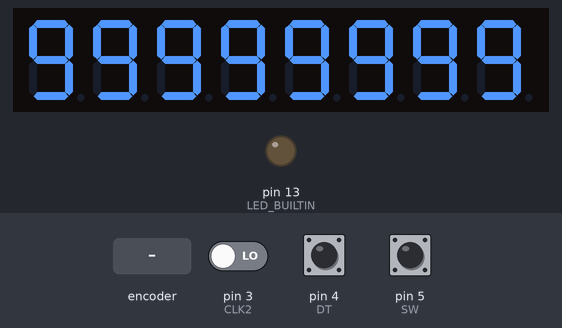
The sketch below on a simulated Arduino Uno, built with avr-gcc and run on an emulated ATmega328P. On the bench: 8-digit seven-segment display, output pins drawn as LEDs (lit = HIGH). Wiring (inferred from the names in the program): TM1638 display and keys: STB pin 12; clock pin 11; DIO pin 10. Inputs (shaded band) come from the test bench; at power-on: pin 5 (SW) HIGH, pin 3 (CLK2) LOW, pin 4 (DT) HIGH. Pins used as bus, display or sensor lines are not drawn.

Above: at 1.2 s.
1.3 s: pin 5 (SW) pulled LOW for 0.15 s
At 3.4 s:
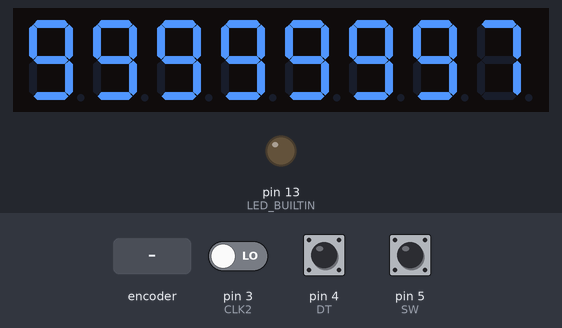
4.4 s: rotary encoder on pin 3 (CLK2) / pin 4 (DT) turned 1 step (first pin leading)
At 4.6 s:
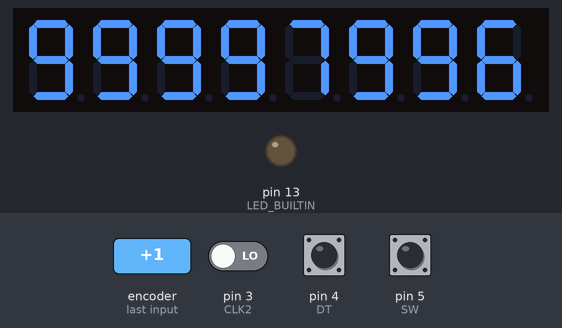
7.7 s: rotary encoder on pin 3 (CLK2) / pin 4 (DT) turned 1 step (first pin leading)
At 7.92 s:
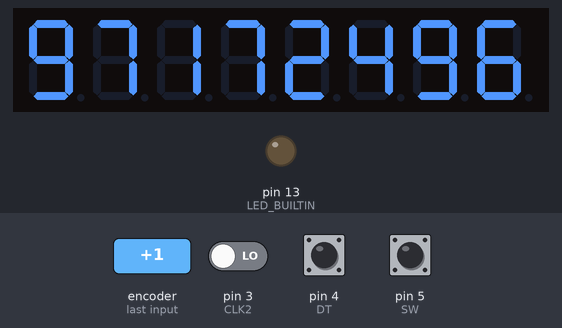
Timing chart, 0 to 10.4 s (numbered marks = the images above; inputs shaded):
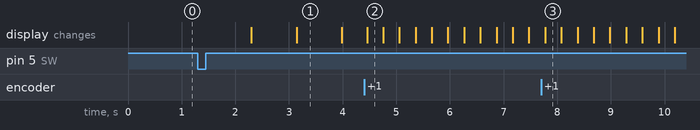

The sketch:

TM1638_v1.ino
```cpp
const uint8_t COUNT=8;
const uint32_t CODE=99999999;
/*
 * ARDUINO ----------- TM1638
 * GND     ----------- GND
 * 3.3V    ----------- VCC
 * 12      ----------- STB
 * 11      ----------- CLK
 * 10      ----------- DIO
 *
 * ARDUINO ----------- ENCODER
 * GND     ----------- GND
 * 5V      ----------- +
 * 3       ----------- CLK
 * 4       ----------- DT
 * 5       ----------- SW
 */
const uint8_t DIO=10;
const uint8_t CLK1=11;
const uint8_t STB=12; //do TM1368

const uint8_t CLK2=3;
const uint8_t DT=4;
const uint8_t SW=5; //do encodera

//TRYBY PRACY
const uint8_t M_null=0; //nic
const uint8_t M_select=1; //wybór segmentu
const uint8_t M_set=2; //edycja segmantu
const uint8_t M_count=3; //odliczanie
const uint8_t M_end=4; //koniec odliczania
uint8_t MODE=M_null; //tryb

//STEROWANIE
const uint8_t S_null=0; //nic
const uint8_t S_right=1; //obrót w prawo
const uint8_t S_left=2; //obrót w lewo
const uint8_t S_long=3; //długie naciśnięcie
const uint8_t S_short=4; //krótkie naciśnięcie
uint8_t STEER=0; //sterowanie

const uint16_t TH_long=250; //próg długiego naciśnięcia
const uint16_t TH_flash=100; //próg migania

uint8_t lSegment=0; //edytowany/wybrany segment (numeracja o PRAWEJ DO LEWEJ)
//uint8_t tSegment[8]={0,0,0,0,0,0,0,0}; //wartości na segmentach (numeracja o PRAWEJ DO LEWEJ)
uint32_t lTime=0;
/*
 * potrzebne są wartości progów, przy których wartość czasu zostanie zmniejszona o 1
 *
 * wg specyfikacji program ma dawać możliwość ustawienia szybkości odliczania i mają istnieć 2 skrajne stany
 * nie jest napisane, że szybkość ma być nastawiana w sposób ciągły, dlatego można wybrać arbitralną liczbę wartości szybkości
 *
 * szybkość przyrastania licznika countdown istotnie zależy od długości pętli loop() i od COUNT
 *
 * dlatego (moim zdaniem) zamiast pisać funkcję, która obliczy potrzebne wartości, uwzględniając powyższą uwagę
 * lepiej stworzyć tabelę z gotowymi wartościami zależnymi od COUNT i lSpeed
 * (w sensie matematycznym ta tabela też jest funkcją xD)
 *
 * ^ TH_countdown
 * |
 * *1[s]
 * |   .
 * |        .
 * |             .
 * |                   .
 * |                        .
 * |                             .
 * |                                  *60[s]/(10^COUNT - 1)
 * +----+----+----+----+----+----+----+-----> lSpeed
 * 0    1    2    3    4    5    6    7
 */
uint8_t lSpeed=0;
const uint8_t Speed_max=2;
const uint8_t Speed_min=0;

/*
 * dodatnia wartość oznacza próg, przy którym czas zostanie pomniejszony o 1
 * dla dużych COUNT nawet próg=1 nie zapewniał, że licznik przejdzie od 999...9 -> 0 w 60sek
 * dlatego wtedy z każdym wykonaniem loop() kilka razy wykonywana jest pętla countDown()
 * wartość ujemna -n oznacza, że countDown() ma być wykonane n razy w ciągu loop() (próg=1)
 *
 * t = czas wykonywania jednej pętli loop():
 * t * SEK1 = 1s
 *
 * dojście z wartości maksymalnej do 0 w 60s:
 * (1e(COUNT)-1) * t * K = 60s
 * K=60s / t*(1e(COUNT)-1)
 *
 *
 */

#define SEK1 356
const int16_t TH_count[8][Speed_max-Speed_min+1]={
  2372,1000, SEK1,    //COUNT=1, COUNT-1=0
  SEK1,300, 216,    //COUNT=2, COUNT-1=1
  SEK1,150, 21,
  SEK1,50,  2,
  SEK1,40,  -5,
  SEK1,10,  -55,
  SEK1,-100, -550,
  SEK1,-2000, -5500
};
#undef SEK1
/*
uint32_t E(uint8_t n){
  uint32_t ret=1;
  for(int i=0; i<n; i++) ret*=10;
  return ret;
}
 */
uint32_t E[9]={
  1,
  10,
  100,
  1000,
  10000,
  100000,
  1000000,
  10000000,
  100000000};

//cyfry zapisane kodem abcdefg[dp]
const uint8_t DIGITS[11]={0b11111100, 0b01100000, 0b11011010, 0b11110010, 0b01100110, 0b10110110, 0b10111110, 0b11100000, 0b11111110, 0b11110110, 0b00000000};

uint16_t i=0, j=0;
uint16_t pulseLen=0, flashLen=0, countLen=0;//liczniki: długości naciśnięcia, migania, odliczania

bool flash=false; //miganie segmentami, true=swiecenie, false=wygaszenie
bool n = LOW; //CLK2
bool m = HIGH; //SW
bool n_last = LOW;
bool m_last = HIGH;

//adresy wyświetlaczy
const uint8_t addresses[8]={0xce, 0xcc, 0xca, 0xc8, 0xc6, 0xc4, 0xc2, 0xc0};
uint8_t digit(uint8_t n){
  //jaka cyfra na wyswietlaczu (numeracja OD PRAWEJ DO LEWEJ)
  if (n>=COUNT) return 10;
  else return (lTime%E[n+1])/E[n];
}
void writeOut(){

  digitalWrite(STB, LOW);
  shiftOut(DIO, CLK1, LSBFIRST, 0x44);// set single address
  digitalWrite(STB, HIGH);
  /*
   * można dać pętlę for(i=0; i<COUNT; i++), ale wtedy czas wykonywania się zależy od COUNT -> miganie i liczenie odbywa się z różną częstotliwościa
   * aby to ominąć wymuszamy jednakowy czas wykonywania pętli
   */
  for(int i=0; i<8;i++){
    digitalWrite(STB, LOW);
    shiftOut(DIO, CLK1, LSBFIRST, addresses[i]);
    /*
     * JEŻELI
     * flash==1 -> zmienna do migania
     * ORAZ
     * w tym trybie miganie jest
     * ORAZ
     *    odliczanie się skończyło
     *    LUB
     *    wybrany segment jest edytowany
     * TO
     * wygaś dany 7seg
     *
     */
    if((((MODE==M_set || MODE==M_select) && i==lSegment) || MODE==M_end) && flash) shiftOut(DIO, CLK1, MSBFIRST, DIGITS[10]);

    else shiftOut(DIO, CLK1, MSBFIRST, DIGITS[digit(i)]);

    digitalWrite(STB, HIGH);//koniec przesyłania komendy
  }
}
void setup() {
  //Serial.begin(9600);
  pinMode(LED_BUILTIN, OUTPUT);
  pinMode(CLK1, OUTPUT);
  pinMode(STB, OUTPUT);
  pinMode(DIO, OUTPUT); //ustaw piny TM1638 jako wyjścia
  pinMode(CLK2, INPUT);
  pinMode(DT, INPUT);
  pinMode(SW, INPUT); //ustaw piny encodera jako wejścia

  digitalWrite(STB, LOW);
  shiftOut(DIO, CLK1, LSBFIRST, 0x8f);// activate and set brightness to max
  digitalWrite(STB, HIGH);

  digitalWrite(STB, LOW);
  shiftOut(DIO, CLK1, LSBFIRST, 0x40);// set auto increment mode
  digitalWrite(STB, HIGH);
  /*
  for(i=0; i<COUNT; i++) tSegment[i]=0;
  for(i=COUNT; i<8; i++) tSegment[i]=10;
  */
  lTime=CODE;
  //for(int i=0; i<COUNT;i++) tSegment[i]=CODE[COUNT-1-i]-'0'; //wpisz CODE do Segmentów, które będą używane
  //for(int i=COUNT; i<8; i++) tSegment[i]=10;//i NULL do tych, które nie będą

  writeOut();
  STEER=S_null;
  MODE=M_null; //zeruj tryb i sterowanie
}

void steer(){
  //ustaw zmienną STEER na podstawie sygnałów z encodera
    n = digitalRead(CLK2);
    m = digitalRead(SW); //odczytaj wejścia z encodera, będą porównywane z poprzednimi wartościami
    /*
     *              v zbocze narast.  v
     * CLK2 _________-------__________-----------
     * DT   _________________________----------
     *             obr. w prawo      obr. w lewo
     *
     */
    if ((n_last == LOW) && (n == HIGH)) {//zbocze narastające na CLK2
      if (digitalRead(DT) == LOW) STEER=S_right; //obrót w prawo
      else STEER=S_left;//obrót w lewo
    }
    /*
     *SW(t)  -----------__________--------------___________ m
     *SW(t-1)------------__________--------------__________ m_last
     *                    pressd  ^
     */
    if(m_last ==LOW && m==LOW){ //przycisk był wciśnięty i dalej jest wciśnięty
      if(pulseLen<TH_long) pulseLen++;
      //zliczaj dopóki przycisk jest wciśnięty aż do osiągnięcia TRESHOLD
      //dalsze zliczanie jest niepotrzebne, a mogłoby przepełnić int-a
    }
    if(m_last == LOW && m==HIGH){ //przycisk był wciśnięty, a teraz nie
       if(pulseLen==TH_long) STEER=S_long;//było długie przycisnięcie
      else STEER=S_short;
      //Serial.println(pulseLen);//krótkie
      pulseLen=0; //wyzeruj licznik wciśnięcia
    }
    n_last = n;
    m_last = m;//obecne wejścia z enkodera- będą porównane z następnymi
}
void countDown(uint32_t n){
  if(lTime>n){
    lTime-=n;
  }
  else{
    lTime=0;
    MODE=M_end;
  }
}
void exec(){
  /*
     * Reakcja na sygnał dla poszczególnych trybów
     *            obrót        długie prz.      krótkie prz.
     * MODE     S_right/S_left     S_long          S_short
     * ------------------------------------------------
     * M_null         ---        ->M_select      ->M_count
     * M_select   SEGMENT+-=1    ->M_null        ->M_set
     * M_set      WARTOSC+-=1    ->M_null        ->M_select
     * M_count    SPEED+-=1        ---          ->M_null
     *
     * ->...  zmiana trybu
     * ...+-= zmiana wartości
     */
  switch(MODE){
      case M_null:
        if(STEER==S_long) MODE=M_select; //zmiana trybu, wg tabeli wyżej
        if(STEER==S_short) MODE=M_count;
        break;
      case M_select:
        if(STEER==S_long) MODE=M_null;
        if(STEER==S_short) MODE=M_set;
        if(STEER==S_left) {
          lSegment==COUNT-1 ? lSegment=0 : lSegment++;
        }
        /* Obrót pokrętła w lewo spowoduje zmianę lSegment na wyższy--segmenty są numerowane od PRAWEJ DO LEWEJ
         * wyrażenie warunkowe zapewnia, że końce przedziału [0; COUNT-1] są sklejone-> ...,8,1,2,...,8,1,...
         */
        if(STEER==S_right) {
          lSegment==0 ? lSegment=COUNT-1 : lSegment--;
        }
        break;
      case M_set:
        if(STEER==S_long) MODE=M_null;
        if(STEER==S_short) MODE=M_select;
        if(STEER==S_right) {
          //jeżeli dana pozycja nie jest graniczną (0 lub 9) to zwiększ/zmniejsz lTime
          if(!(digit(lSegment)==9))  lTime+=E[lSegment];
        }
        if(STEER==S_left) {
          if(!(digit(lSegment)==0))  lTime-=E[lSegment];
        }
        break;
      case M_count:
        if(STEER==S_short) MODE=M_null;
        if(STEER==S_right) {
          if(!(lSpeed==Speed_max)) lSpeed+=1;
          countLen=0;
        }

        if(STEER==S_left) {
          if(!(lSpeed==Speed_min)) lSpeed-=1;
          countLen=0;
        }
        //Serial.println(lSpeed);
        break;
      case M_end:
        if(STEER==S_short) {
        setup();
        }
      default:
        break;
    }

}
void loop() {
  steer(); //ustaw STEER
  exec(); //zareaguj na STEER
  writeOut(); //wypisz wartości na wyświetlacz

  if(MODE==M_count){ //jeżeli tryb odliczania, to odliczaj
  countLen++;
    if(TH_count[COUNT-1][lSpeed]>0){
      if(countLen==TH_count[COUNT-1][lSpeed]){//dodatnia wartość oznacza próg
        countDown(1);
        countLen=0;
      }
    }
    if(TH_count[COUNT-1][lSpeed]<0){//ujemna wartość oznacza mnożnik
      countDown(0-TH_count[COUNT-1][lSpeed]);
      countLen=0;
    }

  }
  if(MODE==M_set || MODE==M_select || MODE==M_end){ //miganie w trybie wyboru, edycji i po skończeniu odliczania
    flashLen++;
    if(flashLen==TH_flash){
      flashLen=0;
      flash=!flash;
    }
  }

  STEER=S_null;
}
```

Measured:
- after the input at 1.3 s, the display: first changes after 1.0 s (image 1 shows a later state)
- what the display in image 1 shows lasts 0.9 s, from 3.1 s to 4.0 s
